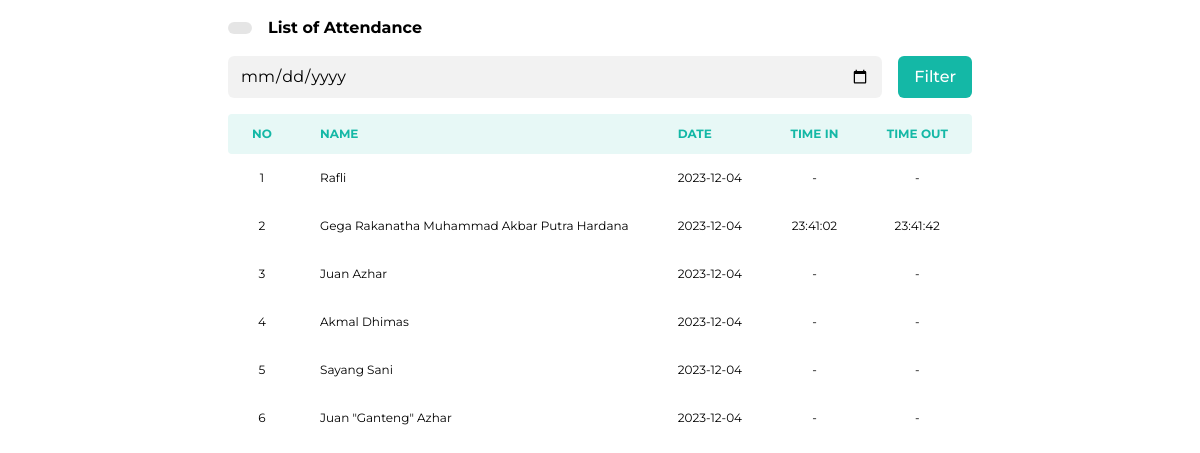
The page /src/pages/data_absen.php?date=2023-12-04 on the database its author committed.
### tables this page shows
CREATE TABLE `siswa` (
  `id` int(11) NOT NULL,
  `nis` varchar(255) NOT NULL,
  `card_no` varchar(255) NOT NULL,
  `name` varchar(255) NOT NULL
);

### src/pages/data_absen.php (the view, shortened to what this page needs)
<!DOCTYPE html>
<html lang="en">
<head>
  <link rel="stylesheet" href="../../assets/css/output.css">
</head>
<body class="min-h-screen bg-white w-full flex justify-center">
  <div class='flex flex-col w-full max-w-screen-md min-h-full'>
    <div class='px-3 flex flex-col w-full min-h-full'>
      <div class="py-4 flex gap-4 items-center">
        <a href="../../index.php" class="button button-sm button-gray">
        </a>
        <div class="font-bold">
          List of Attendance
        </div>
      </div>
      <form method="POST" action="../utils/data_absen_filter.php" class="pb-4 flex gap-4 w-full">
        <input type="date" name="date" class="form-input">
        <button type="submit" class="button min-w-fit bg-teal-500 text-white">
          Filter
        </button>
      </form>
      <div class="block w-full overflow-x-auto">
        <table class="w-full border-collapse ">
          <thead class="bg-teal-500 bg-opacity-10 text-teal-500">
            <tr>
              <th class="px-6 py-3 font-bold text-center text-xs uppercase rounded-l align-middle">
                No
              </th>
              <th class="px-6 py-3 font-bold text-left text-xs uppercase align-middle">
                Name
              </th>
              <th class="px-6 py-3 font-bold text-left text-xs uppercase align-middle">
                Date
              </th>
              <th class="px-6 py-3 font-bold text-center text-xs uppercase align-middle">
                Time In
              </th>
              <th class="px-6 py-3 font-bold text-center text-xs uppercase rounded-r align-middle">
                Time Out
              </th>
            </tr>
          </thead>
          <tbody>
            <?php
            require_once "../../config/database.php";
            if (isset($_GET["date"])) {
              $tanggal = date($_GET["date"]);
            } else {
              $tanggal = date('Y-m-d');
            }
            $command_get_all_users = "SELECT * FROM siswa";
            $all_users = $connect->query($command_get_all_users);
            $i = 0;
            while ($user = $all_users->fetch_assoc()) {
              $result[$i]["name"] = $user["name"];
              $result[$i]["nis"] = $user["nis"];
              $result[$i]["card_no"] = $user["card_no"];
              $result[$i]["date"] = $tanggal;
              $result[$i]["jam_masuk"] = "-";
              $result[$i]["jam_keluar"] = "-";
              $card_no = $user['card_no'];
              $command_absen = "SELECT jam_masuk, jam_keluar
                                FROM absen
                                WHERE card_no = '$card_no'
                                AND `date` = '$tanggal'";
              $hasil_absen = $connect->query($command_absen);
              $absen = $hasil_absen->fetch_assoc();
              if ($absen != NULL) {
                $jam_masuk = $absen["jam_masuk"];
                $jam_keluar = $absen["jam_keluar"];
                $result[$i]["jam_masuk"] = $jam_masuk != "" ? $jam_masuk : "-";
                $result[$i]["jam_keluar"] = $jam_keluar != "" ? $jam_keluar : "-";
              }
              $i++;
            }
            $no = 0;
            foreach ($result as $data) {
              $no++;
            ?>
              <tr>
                <td class="text-center px-6 text-xs whitespace-nowrap p-4">
                  <?= $no ?>
                </td>
                <td class="px-6 text-xs whitespace-nowrap p-4 ">
                  <?= $data["name"] ?>
                </td>
                <td class="px-6 text-xs whitespace-nowrap p-4">
                  <?= $data["date"] ?>
                </td>
                <td class="text-center px-6 text-xs whitespace-nowrap p-4">
                  <?= $data["jam_masuk"] ?>
                </td>
                <td class="text-center px-6 text-xs whitespace-nowrap p-4">
                  <?= $data["jam_keluar"] ?>
                </td>
              </tr>
            <?php } ?>
          </tbody>
        </table>
      </div>
    </div>
  </div>
</body>
</html>

### rows shown on the page
siswa: name "Rafli", date "2023-12-04", jam_masuk "-", jam_keluar "-"
siswa: name "Gega Rakanatha Muhammad Akbar Putra Hardana", date "2023-12-04", jam_masuk "23:41:02", jam_keluar "23:41:42"
siswa: name "Juan Azhar", date "2023-12-04", jam_masuk "-", jam_keluar "-"
siswa: name "Akmal Dhimas", date "2023-12-04", jam_masuk "-", jam_keluar "-"
siswa: name "Sayang Sani", date "2023-12-04", jam_masuk "-", jam_keluar "-"
siswa: name "Juan \"Ganteng\" Azhar", date "2023-12-04", jam_masuk "-", jam_keluar "-"
